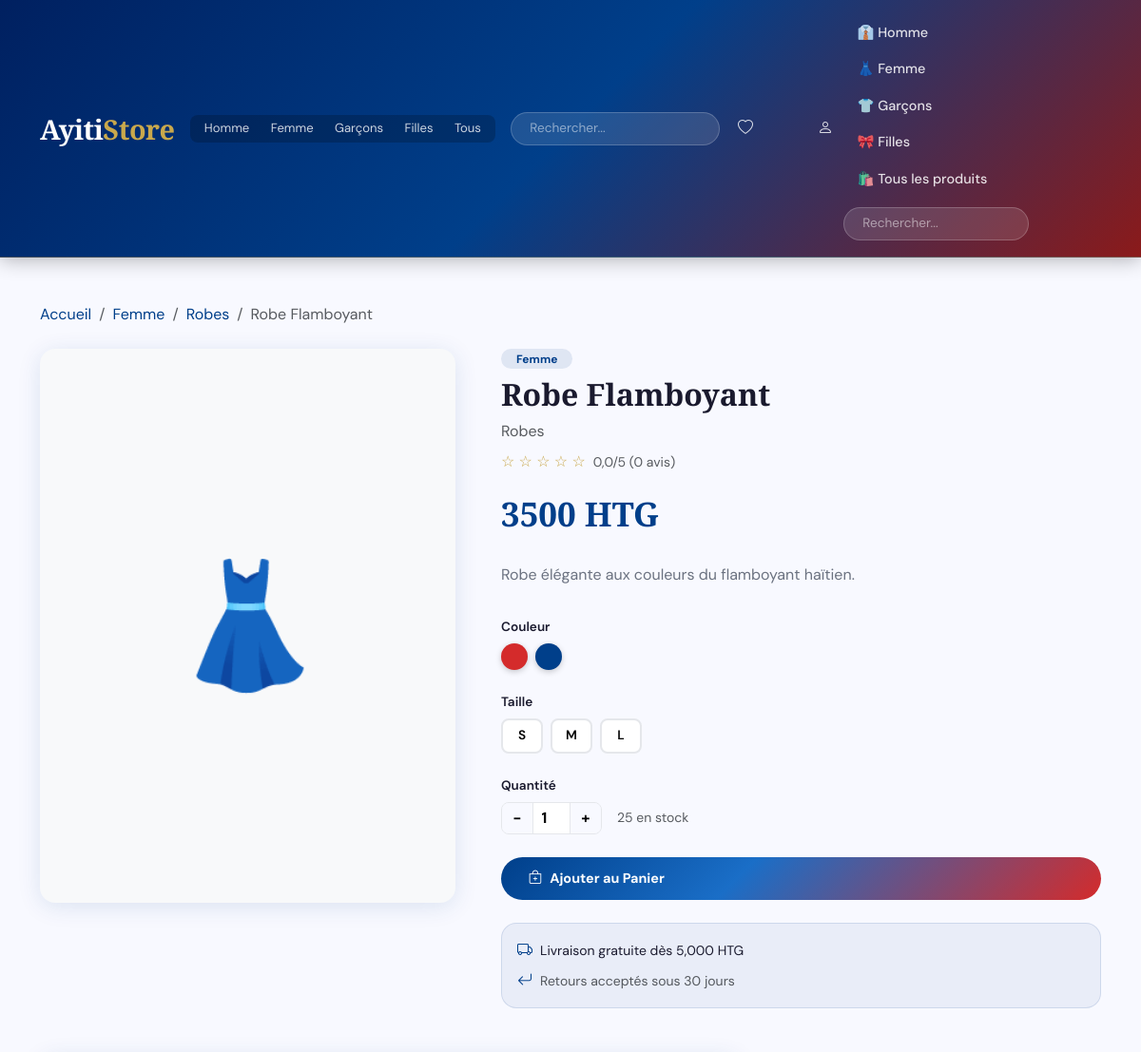
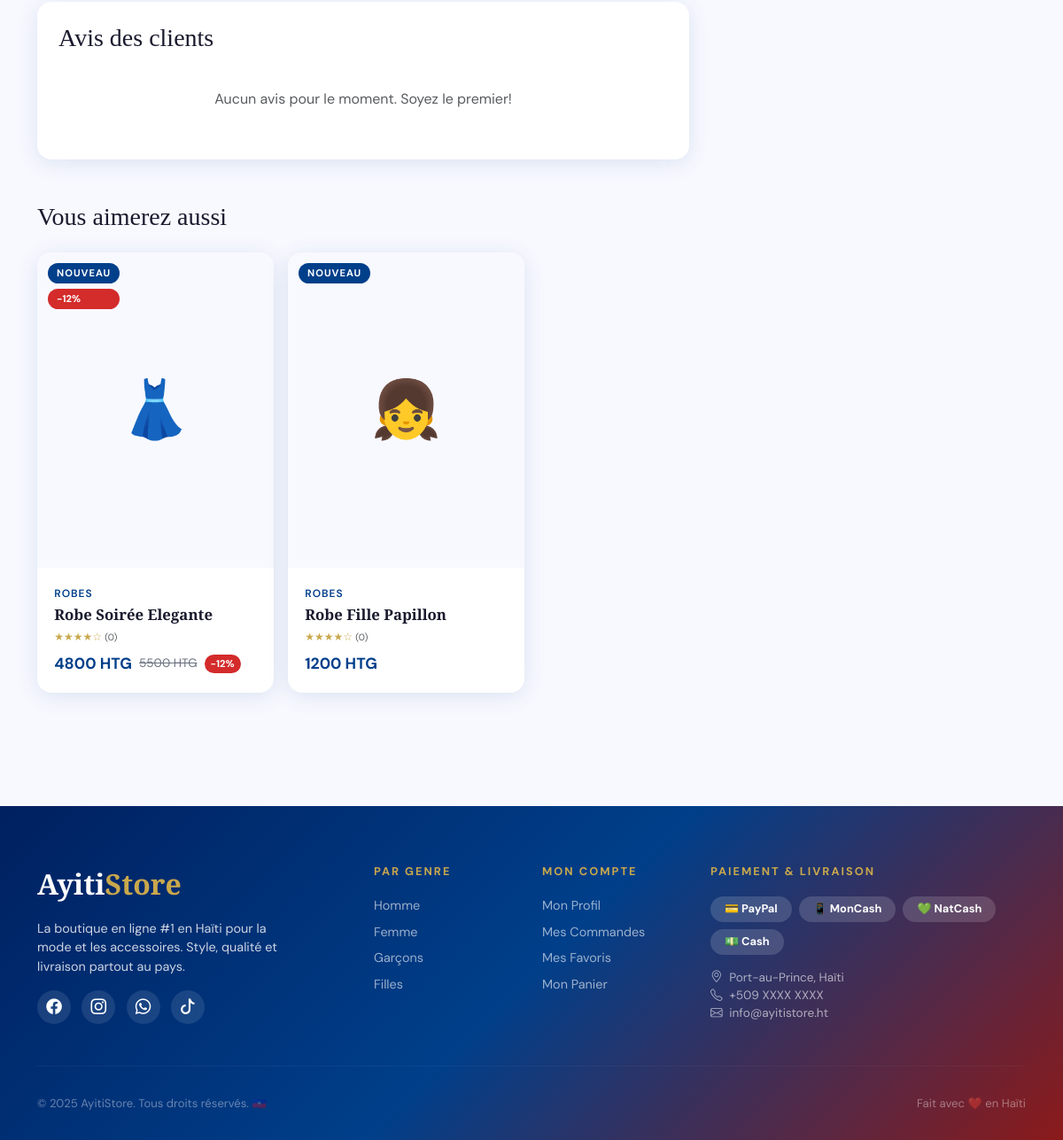
Screenshot of /produit/robe-flamboyant/ with the database file from the repository (2 pictures, top to bottom).
### store/models.py (models this page shows, shortened)
class Product(models.Model):
    category = models.ForeignKey(Category, on_delete=models.CASCADE, related_name='products')
    name = models.CharField(max_length=200)
    slug = models.SlugField(unique=True)
    description = models.TextField()
    price = models.DecimalField(max_digits=10, decimal_places=2)
    old_price = models.DecimalField(max_digits=10, decimal_places=2, blank=True, null=True)
    stock = models.PositiveIntegerField(default=0)
    is_available = models.BooleanField(default=True)
    is_featured = models.BooleanField(default=False)
    is_new = models.BooleanField(default=True)
    genre = models.CharField(max_length=20, choices=GENRE_CHOICES)
    type_produit = models.CharField(max_length=20, choices=TYPE_CHOICES, default='vetement')
    created_at = models.DateTimeField(auto_now_add=True)
    updated_at = models.DateTimeField(auto_now=True)
    class Meta:
        ordering = ['-created_at']
    def get_absolute_url(self):
        return reverse('store:product_detail', kwargs={'slug': self.slug})
    @property
    def discount_percent(self):
        if self.old_price and self.old_price > self.price:
            return int((1 - self.price / self.old_price) * 100)
        return 0
    @property
    def main_image(self):
        img = self.images.filter(is_main=True).first()
        return img if img else self.images.first()

class Category(models.Model):
    name = models.CharField(max_length=100)
    slug = models.SlugField(unique=True)
    genre = models.CharField(max_length=20, choices=GENRE_CHOICES)
    type_produit = models.CharField(max_length=20, choices=TYPE_CHOICES, default='vetement')
    description = models.TextField(blank=True)
    image = models.ImageField(upload_to='categories/', blank=True)
    created_at = models.DateTimeField(auto_now_add=True)
    class Meta:
        verbose_name_plural = 'Catégories'
    def get_absolute_url(self):
        return reverse('store:category', kwargs={'slug': self.slug})

### store/views.py (the view, shortened to what this page needs)
# urls.py: path('produit/<slug:slug>/', views.product_detail, name='product_detail'),
def product_detail(request, slug):
    product = get_object_or_404(Product, slug=slug, is_available=True)
    images = product.images.all()
    variants = product.variants.all()
    sizes = variants.values_list('size', flat=True).distinct()
    colors = variants.values_list('color', 'color_hex').distinct()
    reviews = product.reviews.all()
    avg_rating = reviews.aggregate(avg=Avg('rating'))['avg'] or 0
    related = Product.objects.filter(
        category=product.category, is_available=True
    ).exclude(pk=product.pk)[:4]
    in_wishlist = False
    if request.user.is_authenticated:
        in_wishlist = Wishlist.objects.filter(user=request.user, product=product).exists()
    return render(request, 'store/product_detail.html', {
        'product': product,
        'images': images,
        'variants': variants,
        'sizes': [s for s in sizes if s],
        'colors': [(c[0], c[1]) for c in colors if c[0]],
        'reviews': reviews,
        'avg_rating': avg_rating,
        'related': related,
        'in_wishlist': in_wishlist,
    })

### store/context_processors.py (called while the page is built)
def cart_count(request):
    count = 0
    try:
        if request.user.is_authenticated:
            cart = Cart.objects.filter(user=request.user).first()
        else:
            session_key = request.session.session_key
            if session_key:
                cart = Cart.objects.filter(session_key=session_key).first()
            else:
                cart = None
        if cart:
            count = cart.total_items
    except Exception:
        pass
    return {'cart_count': count}

def wishlist_count(request):
    count = 0
    try:
        if request.user.is_authenticated:
            count = Wishlist.objects.filter(user=request.user).count()
    except Exception:
        pass
    return {'wishlist_count': count}

### templates/store/product_detail.html (shortened to what this page needs)
{% extends 'base.html' %}
{% load static %}
{% block content %}
<div class="container py-5">
  <nav aria-label="breadcrumb" class="mb-4">
    <ol class="breadcrumb">
      <li class="breadcrumb-item"><a href="{% url 'store:home' %}" class="text-haiti-blue">Accueil</a></li>
      <li class="breadcrumb-item"><a href="{% url 'store:genre' product.genre %}" class="text-haiti-blue">{{ product.get_genre_display }}</a></li>
      <li class="breadcrumb-item"><a href="{{ product.category.get_absolute_url }}" class="text-haiti-blue">{{ product.category.name }}</a></li>
      <li class="breadcrumb-item active">{{ product.name }}</li>
    </ol>
  </nav>
  <div class="row g-5">
    <div class="col-lg-5">
      <div class="product-gallery">
        {% if product.main_image %}
          <img src="{{ product.main_image.image.url }}" alt="{{ product.name }}" class="main-product-img shadow-ayiti" id="main-product-img">
        {% else %}
          <div class="main-product-img bg-light d-flex align-items-center justify-content-center shadow-ayiti" style="aspect-ratio:3/4;border-radius:var(--radius);">
            <span style="font-size:8rem;">
              {% if product.type_produit == 'chaussure' %}👟{% elif product.type_produit == 'accessoire' %}👜{% elif product.genre == 'femme' %}👗{% elif product.genre == 'homme' %}👔{% else %}🛍️{% endif %}
            </span>
          </div>
        {% endif %}
      </div>
    </div>
    <div class="col-lg-7">
      <div class="d-flex gap-2 mb-2">
        <span class="badge rounded-pill px-3" style="background:rgba(0,63,138,0.1);color:var(--haiti-blue);font-size:0.75rem;">{{ product.get_genre_display }}</span>
      </div>
      <h1 style="font-family:'Playfair Display',serif;font-size:2rem;font-weight:900;margin-bottom:0.5rem;">{{ product.name }}</h1>
      <p class="text-muted mb-2">{{ product.category.name }}</p>
      <div class="d-flex align-items-center gap-2 mb-3">
        <div class="stars-mini" style="font-size:1rem;">
          {% for i in "12345" %}
            {% if forloop.counter <= avg_rating|floatformat:0|add:"0" %}★{% else %}☆{% endif %}
          {% endfor %}
        </div>
        <span class="text-muted small">{{ avg_rating|floatformat:1 }}/5 ({{ reviews.count }} avis)</span>
      </div>
      <div class="d-flex align-items-center gap-3 mb-4">
        <span style="font-family:'Playfair Display',serif;font-size:2.2rem;font-weight:900;color:var(--haiti-blue);">{{ product.price|floatformat:0 }} HTG</span>
      </div>
      <p style="color:var(--muted);line-height:1.7;margin-bottom:2rem;">{{ product.description }}</p>
      <form method="post" action="{% url 'store:add_to_cart' product.id %}">
        {% if colors %}
        <div class="mb-4">
          <label class="form-label-ayiti">Couleur</label>
          <div class="d-flex gap-2 flex-wrap" id="color-selector">
            {% for color_name, color_hex in colors %}
            <div class="color-dot" data-color="{{ color_name }}" style="background-color:{{ color_hex }};"
                 title="{{ color_name }}"></div>
            {% endfor %}
          </div>
        </div>
        {% endif %}
        {% if sizes %}
        <div class="mb-4">
          <label class="form-label-ayiti">Taille</label>
          <div class="d-flex gap-2 flex-wrap">
            {% for size in sizes %}
            <button type="button" class="size-btn" data-size="{{ size }}">{{ size }}</button>
            {% endfor %}
          </div>
        </div>
        {% endif %}
        <div class="mb-4">
          <label class="form-label-ayiti">Quantité</label>
          <div class="d-flex align-items-center gap-3">
            <div class="qty-control">
              <button type="button" class="qty-btn" id="qty-minus">−</button>
              <input type="number" class="qty-display" id="qty-input" name="quantity" value="1" min="1" max="{{ product.stock }}">
              <button type="button" class="qty-btn" id="qty-plus">+</button>
            </div>
            <small class="text-muted">{{ product.stock }} en stock</small>
          </div>
        </div>
        <div class="d-flex gap-3 flex-wrap mb-4">
          <button type="submit" class="btn-primary-ayiti flex-grow-1">
            <i class="bi bi-bag-plus"></i> Ajouter au Panier
          </button>
        </div>
      </form>
      <div class="p-3 rounded-ayiti" style="background:rgba(0,63,138,0.06);border:1px solid rgba(0,63,138,0.12);">
        <div class="d-flex align-items-center gap-2 mb-2">
          <i class="bi bi-truck text-haiti-blue"></i>
          <span class="fw-600 small">Livraison gratuite dès 5,000 HTG</span>
        </div>
        <div class="d-flex align-items-center gap-2">
          <i class="bi bi-arrow-return-left text-haiti-blue"></i>
          <span class="text-muted small">Retours acceptés sous 30 jours</span>
        </div>
      </div>
    </div>
  </div>
  <div class="row mt-5">
    <div class="col-lg-8">
      <div class="bg-white rounded-ayiti shadow-ayiti p-4">
        <h3 style="font-family:'Playfair Display',serif;margin-bottom:1.5rem;">Avis des clients</h3>
        {% if reviews %}
        {% for review in reviews %}
        <div class="border-bottom pb-3 mb-3">
          <div class="d-flex justify-content-between align-items-start">
            <div>
              <strong>{{ review.user.get_full_name|default:review.user.username }}</strong>
              <div class="stars-mini">{% for i in "12345" %}{% if forloop.counter <= review.rating %}★{% else %}☆{% endif %}{% endfor %}</div>
            </div>
            <small class="text-muted">{{ review.created_at|date:"d M Y" }}</small>
          </div>
          <p class="mt-2 mb-0 text-muted">{{ review.comment }}</p>
        </div>
        {% endfor %}
        {% else %}
        <p class="text-muted text-center py-3">Aucun avis pour le moment. Soyez le premier!</p>
        {% endif %}
      </div>
    </div>
  </div>
  {% if related %}
  <div class="mt-5">
    <h3 style="font-family:'Playfair Display',serif;margin-bottom:1.5rem;">Vous aimerez aussi</h3>
    <div class="row g-3">
      {% for prod in related %}
      <div class="col-6 col-md-3">
        {% include 'includes/product_card.html' with product=prod %}
      </div>
      {% endfor %}
    </div>
  </div>
  {% endif %}
</div>
{% endblock %}

### templates/includes/product_card.html (shortened to what this page needs)
{% load static %}
<div class="product-card h-100">
  <div class="product-img-wrapper">
    {% if product.main_image %}
      <img src="{{ product.main_image.image.url }}" alt="{{ product.name }}">
    {% else %}
      <div class="product-placeholder">
        {% if product.type_produit == 'chaussure' %}👟{% elif product.type_produit == 'accessoire' %}👜{% elif product.genre == 'femme' %}👗{% elif product.genre == 'homme' %}👔{% elif product.genre == 'garcon' %}🧒{% elif product.genre == 'fille' %}👧{% else %}🛍️{% endif %}
      </div>
    {% endif %}
    <div class="product-badges">
      {% if product.is_new %}<span class="badge-new">NOUVEAU</span>{% endif %}
      {% if product.discount_percent > 0 %}<span class="badge-sale">-{{ product.discount_percent }}%</span>{% endif %}
    </div>
  </div>
  <div class="product-body">
    <div class="product-category">{{ product.category.name }}</div>
    <a href="{{ product.get_absolute_url }}" class="text-decoration-none">
      <h6 class="product-name">{{ product.name }}</h6>
    </a>
    <div class="stars-mini mb-1">
      ★★★★☆ <small class="text-muted">({{ product.reviews.count }})</small>
    </div>
    <div class="product-price-wrapper">
      <span class="product-price">{{ product.price|floatformat:0 }} HTG</span>
      {% if product.old_price %}
        <span class="product-old-price">{{ product.old_price|floatformat:0 }} HTG</span>
        {% if product.discount_percent %}<span class="product-discount">-{{ product.discount_percent }}%</span>{% endif %}
      {% endif %}
    </div>
  </div>
</div>

### static/css/ayiti.css (style rules this page uses)
:root { --haiti-red: #D42B2B; --haiti-blue: #003F8A; --haiti-dark-blue: #002060; --haiti-light-blue: #1A6EC7; --gold: #C9A84C; --grad-main: linear-gradient(135deg, #003F8A 0%, #1A6EC7 40%, #D42B2B 100%); --grad-header: linear-gradient(135deg, #002060 0%, #003F8A 50%, #8B1A1A 100%); --grad-hero: linear-gradient(135deg, #001540 0%, #003F8A 35%, rgba(201,168,76,0.2) 70%, #D42B2B 100%); --grad-card: linear-gradient(180deg, transparent 60%, rgba(0,32,96,0.85) 100%); --white: #FFFFFF; --light: #F8F9FF; --text: #1a1a2e; --muted: #6B7280; --border: #E5E7EB; --shadow: 0 4px 24px rgba(0,63,138,0.12); --shadow-lg: 0 8px 40px rgba(0,63,138,0.2); --radius: 16px; --transition: all 0.3s cubic-bezier(0.4,0,0.2,1); }
* { box-sizing: border-box; margin: 0; padding: 0; }
body { font-family: 'DM Sans', sans-serif; background: var(--light); color: var(--text); overflow-x: hidden; }
h1,h2,h3,h4,h5 { font-family: 'Playfair Display', serif; }
a { text-decoration: none; transition: var(--transition); }
.product-card { background: white; border-radius: var(--radius); overflow: hidden; transition: var(--transition); box-shadow: var(--shadow); border: none; position: relative; }
.product-img-wrapper { position: relative; aspect-ratio: 3/4; overflow: hidden; background: var(--light); }
.product-placeholder { width: 100%; height: 100%; display: flex; align-items: center; justify-content: center; font-size: 4rem; }
.product-badges { position: absolute; top: 12px; left: 12px; display: flex; flex-direction: column; gap: 6px; }
.badge-new { background: var(--haiti-blue); color: white; font-size: 0.7rem; font-weight: 700; padding: 3px 10px; border-radius: 50px; letter-spacing: 1px; }
.badge-sale { background: var(--haiti-red); color: white; font-size: 0.7rem; font-weight: 700; padding: 3px 10px; border-radius: 50px; }
.product-body { padding: 1.2rem; }
.product-category { font-size: 0.75rem; color: var(--haiti-blue); text-transform: uppercase; letter-spacing: 1px; font-weight: 600; }
.product-name { font-family: 'Playfair Display', serif; font-size: 1.05rem; font-weight: 700; color: var(--text); margin: 0.3rem 0; line-height: 1.3; }
.product-price-wrapper { display: flex; align-items: center; gap: 0.5rem; margin-top: 0.5rem; }
.product-price { font-size: 1.1rem; font-weight: 700; color: var(--haiti-blue); }
.product-old-price { font-size: 0.85rem; color: var(--muted); text-decoration: line-through; }
.product-discount { background: var(--haiti-red); color: white; font-size: 0.7rem; font-weight: 700; padding: 2px 7px; border-radius: 50px; }
.stars-mini { color: var(--gold); font-size: 0.75rem; }
.qty-control { display: flex; align-items: center; border: 1px solid var(--border); border-radius: 8px; overflow: hidden; width: fit-content; }
.qty-btn { background: var(--light); border: none; width: 32px; height: 32px; cursor: pointer; font-size: 1rem; transition: var(--transition); font-weight: 700; }
.qty-display { width: 40px; height: 32px; text-align: center; font-weight: 700; border: none; border-left: 1px solid var(--border); border-right: 1px solid var(--border); font-family: 'DM Sans', sans-serif; }
.btn-primary-ayiti { background: var(--grad-main); color: white; border: none; padding: 0.75rem 1.8rem; border-radius: 50px; font-weight: 700; font-size: 0.9rem; transition: var(--transition); cursor: pointer; display: inline-flex; align-items: center; gap: 0.5rem; }
.form-label-ayiti { font-weight: 600; font-size: 0.85rem; color: var(--text); margin-bottom: 0.4rem; display: block; }
.product-gallery { position: sticky; top: 80px; }
.main-product-img { width: 100%; aspect-ratio: 3/4; object-fit: cover; border-radius: var(--radius); }
.color-dot { width: 28px; height: 28px; border-radius: 50%; cursor: pointer; border: 2px solid transparent; transition: var(--transition); flex-shrink: 0; box-shadow: 0 2px 6px rgba(0,0,0,0.2); display: inline-block; }
.size-btn { min-width: 44px; padding: 0.4rem 0.8rem; border: 2px solid var(--border); border-radius: 8px; background: white; cursor: pointer; font-weight: 600; font-size: 0.85rem; transition: var(--transition); font-family: 'DM Sans', sans-serif; }
.text-haiti-blue { color: var(--haiti-blue) !important; }
.rounded-ayiti { border-radius: var(--radius) !important; }
.shadow-ayiti { box-shadow: var(--shadow) !important; }

### rows the page displays
Product: genre "Femme", category.name "Robes", name "Robe Flamboyant", price "3500", description "Robe élégante aux couleurs du flamboyant haïtien.", stock "25"
Product: is_new "NOUVEAU", discount_percent "12", category.name "ROBES", name "Robe Soirée Elegante", reviews.count "0", price "4800", old_price "5500"
Product: is_new "NOUVEAU", category.name "ROBES", name "Robe Fille Papillon", reviews.count "0", price "1200"

### other values shown
{{ avg_rating|floatformat:1 }} "0,0"
{{ reviews.count }} "0"
{{ size }} "S" "M" "L"
